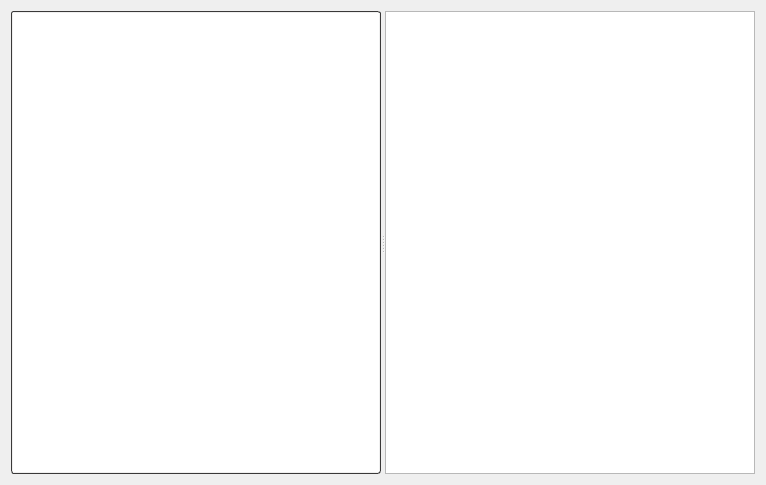
<?xml version="1.0" encoding="UTF-8"?>
<ui version="4.0">
 <class>ScriptingWidget</class>
 <widget class="QWidget" name="ScriptingWidget">
  <property name="geometry">
   <rect>
    <x>0</x>
    <y>0</y>
    <width>766</width>
    <height>485</height>
   </rect>
  </property>
  <property name="windowTitle">
   <string>Form</string>
  </property>
  <layout class="QVBoxLayout" name="verticalLayout_6">
   <item>
    <widget class="QSplitter" name="splitter">
     <property name="orientation">
      <enum>Qt::Horizontal</enum>
     </property>
     <widget class="QWidget" name="verticalLayoutWidget_2">
      <layout class="QVBoxLayout" name="verticalLayout_2">
       <item>
        <widget class="QTreeWidget" name="availableObjectsList">
         <property name="styleSheet">
          <string notr="true">alternate-background-color: #3A3939;
color: silver;
border: 1px solid #3A3939;
border-radius: 3px;
padding: 1px;</string>
         </property>
         <property name="columnCount">
          <number>2</number>
         </property>
         <attribute name="headerVisible">
          <bool>false</bool>
         </attribute>
         <attribute name="headerShowSortIndicator" stdset="0">
          <bool>false</bool>
         </attribute>
         <attribute name="headerStretchLastSection">
          <bool>true</bool>
         </attribute>
         <column>
          <property name="text">
           <string notr="true">1</string>
          </property>
         </column>
         <column>
          <property name="text">
           <string notr="true">2</string>
          </property>
         </column>
        </widget>
       </item>
      </layout>
     </widget>
     <widget class="QWidget" name="verticalLayoutWidget">
      <layout class="QVBoxLayout" name="verticalLayout" stretch="0,0">
       <item>
        <layout class="QHBoxLayout" name="toolbarLayout">
         <property name="spacing">
          <number>0</number>
         </property>
        </layout>
       </item>
       <item>
        <widget class="QStackedWidget" name="stackedWidget">
         <property name="currentIndex">
          <number>0</number>
         </property>
         <widget class="QWidget" name="editorPage">
          <layout class="QVBoxLayout" name="verticalLayout_3">
           <property name="spacing">
            <number>0</number>
           </property>
           <property name="leftMargin">
            <number>0</number>
           </property>
           <property name="topMargin">
            <number>0</number>
           </property>
           <property name="rightMargin">
            <number>0</number>
           </property>
           <property name="bottomMargin">
            <number>0</number>
           </property>
           <item>
            <widget class="ScriptingTextEdit" name="scriptEditor">
             <property name="sizePolicy">
              <sizepolicy hsizetype="Expanding" vsizetype="Expanding">
               <horstretch>0</horstretch>
               <verstretch>0</verstretch>
              </sizepolicy>
             </property>
            </widget>
           </item>
          </layout>
         </widget>
         <widget class="QWidget" name="consolePage">
          <layout class="QVBoxLayout" name="verticalLayout_4">
           <property name="spacing">
            <number>0</number>
           </property>
           <property name="leftMargin">
            <number>0</number>
           </property>
           <property name="topMargin">
            <number>0</number>
           </property>
           <property name="rightMargin">
            <number>0</number>
           </property>
           <property name="bottomMargin">
            <number>0</number>
           </property>
           <item>
            <widget class="ScriptingConsole" name="scriptConsole"/>
           </item>
          </layout>
         </widget>
        </widget>
       </item>
      </layout>
     </widget>
    </widget>
   </item>
  </layout>
 </widget>
 <customwidgets>
  <customwidget>
   <class>ScriptingConsole</class>
   <extends>QTextEdit</extends>
   <header>Scripting/ScriptingConsole.h</header>
  </customwidget>
  <customwidget>
   <class>ScriptingTextEdit</class>
   <extends>QPlainTextEdit</extends>
   <header>Scripting/ScriptingTextEdit.h</header>
  </customwidget>
 </customwidgets>
 <resources/>
 <connections/>
</ui>
